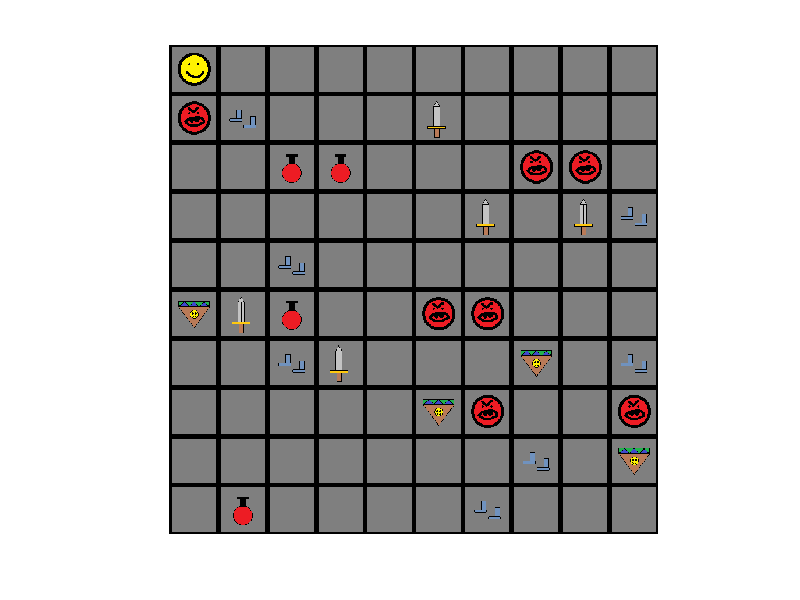

Source code (MATLAB): (Note: this script raises an error after producing the figure.)

close all;
clear all;
load Adventure   % Loads the board (World - 10x10 cell array) along with a number of different image, shown below.
warning('off','all'); % turns off all warning messages
% Definitions

% Type definitions
PLAYERT = 1;
DOORT = 2;
SUPERMONSTERT = 3;
MONSTERT = 4;
HEALTHBOOSTT = 5;
SWORDT = 6;
SHIELDT = 7;
BOOTT = 8;

IMG = {Player, Door, Monster, Monster, Health, Sword, Shield, Boots};

% Column Definitions

TYPE = 1;
X_COL = 2;
Y_COL = 3;
ATTACK_COL = 4;
ATTACK_BOOST_COL = 5;
DEFENSE_COL = 6;
DEFENSE_BOOST_COL = 7;
HEALTH_COL = 8;
SPEED_COL = 9;
SPEED_BOOST_COL = 10;

% Init
EL = zeros(33,10); %Preallocating space for the Entity List
EL(1,:) = [1 1 1 10 0 10 0 10 10 0]; %Begin player spawn (10 attack, health, Speed, Defense is default Placeholder)
rng('shuffle'); %Seeds the random function based on current time
EL(2,:) = [2 randi([7 8]) randi([7 8]) 0 0 0 0 100000 0 0]; %Randomly spawns door location
EL(3,:) = [3 EL(2,2)-1 EL(2,3)-1 EL(1,4) 0 EL(1,6) 0 EL(1,8) EL(1,9) 0]; %Randomly spawns monster location within a 3 coordinate radius of the door. Also indexes into the players health, speed and defense stats to create a metroid-esque evil player (see Ryan for more details) 
for r = 4:1:33
    for c = 1:1:10
        rng('shuffle'); %randomly seeds entity generation based on current time
        if c == 1
            EL(r,c) = randi([4 8]); %Assigns random entity calues
        elseif c == 2
            EL(r,c) = randi([2 10]);
        elseif c==3
            EL(r,c) = randi([1 10]);
        end
        
    end
end

   %The use of shuffled x y coordinates leads to some repitition in entity
%location. This is resolved by the random generation. While an entity will
%oscillate between two x y coordinates in each new instance of a game, it
%has an 80% chance of being a different type of entity (i.e. a health
%potion at coordinate (3,4) may be a monster the next match, or something
%else at coordinate (4,3).
World{EL(1,X_COL),EL(1,Y_COL)} = Player; %indexes into World location for player based on x y coordinates given in the Entity List. Assigns Cell values to the values in the Player image (Test)
for r = 4:1:33
    if EL(r,TYPE) == MONSTERT
        while World{EL(r,X_COL), EL(r,Y_COL)} ~= Blank
            EL(r,X_COL) = randi([2 10]);
            EL(r,Y_COL) = randi([1 10]);
        end
        World{EL(r,X_COL), EL(r,Y_COL)} = Monster; %Checks Entity type for Monster
    elseif EL(r,TYPE) == HEALTHBOOSTT
        while World{EL(r,2), EL(r,3)} ~= Blank
            EL(r,2) = randi([2 10]);
            EL(r,3) = randi([1 10]);
        end
        World{EL(r,2), EL(r,3)} = Health; %Checks Entity type for Health
    elseif EL(r,1) == 6
        while World{EL(r,2), EL(r,3)} ~= Blank
            EL(r,2) = randi([2 10]);
            EL(r,3) = randi([1 10]);
        end
        World{EL(r,2), EL(r,3)} = Sword; %Checks Entity type for Sword
    elseif EL(r,1) == 7
        while World{EL(r,2), EL(r,3)} ~= Blank
            EL(r,2) = randi([2 10]);
            EL(r,3) = randi([1 10]);
        end
        World{EL(r,2), EL(r,3)} = Shield; %Checks Entity type for Shield
    elseif EL(r,1) == 8
        while World{EL(r,2), EL(r,3)} ~= Blank
            EL(r,2) = randi([2 10]);
            EL(r,3) = randi([1 10]);
        end
        World{EL(r,2), EL(r,3)} = Boots; %Checks Entity type for Health
    end
end
World{EL(2,2), EL(2,3)} = Door;
World{EL(3,2), EL(3,3)} = Monster-60;

% Start Play
Game = 1;
while Game == 1
   if EL(1,8) == 0
       Game = 0;
   elseif EL(3,8) == 0
       
   end
   World{EL(1,X_COL),EL(1,Y_COL)} = Player; %indexes into World location for player based on x y coordinates given in the Entity List. Assigns Cell values to the values in the Player image (Test)
for r = 1:10
    for c = 1:10
        World{r,c} = Blank; %Clears all world tiles in order for entity locations to be reset
    end
end
for r = 1:1:size(EL)
    World{EL(r,X_COL), EL(r,Y_COL)} = IMG{EL(r,1)}; %Indexes into the world at the updated location in the entity list, and respawns in the specified entity in its new location
end
imshow([World{1,:};World{2,:};World{3,:};World{4,:};World{5,:};World{6,:};World{7,:};World{8,:};World{9,:};World{10,:}]); %displays updated board with Player entity displayed in assigned location
% Movement
player = EL(find(EL(TYPE)==PLAYERT),:);
MOBVIEWDISTANCE = 4;
for i = 1:length(EL)
    entity = EL(i,:);
   if entity(TYPE) == PLAYERT
       %Player movement
       VALID = 0;
       dx = 0;
       dy = 0;
       while VALID == 0
           h = figure(1);
           waitforbuttonpress;
           k = get(h,'CurrentKey');
           switch (k)
               case 'uparrow'
                   dx = 1;
                   VALID = 1;
               case 'downarrow'
                   dx = -1;
                   VALID = 1;
               case 'leftarrow'
                   dy = -1;
                   VALID = 1;
               case 'rightarrow'
                   dy = 1;
                   VALID = 1;
           end
           if VALID == 1
               px = dx + player(X_COL);
               py = dx + player(Y_COL);
               if px > 10 || px < 1 || py > 10 || py < 1
                   VALID = 0;
               end
           end
       end
       EL(i,X_COL) = EL(i,X_COL) + dx;
       EL(i,Y_COL) = EL(i,Y_COL) + dy;
   elseif entity(TYPE) == MONSTERT
       %Lets see if a player is around
       ex = entity(X_COL);
       ey = entity(Y_COL);
       px = player(X_COL);
       py = player(Y_COL);
       
       availableLocations = [1 0 0; 0 1 0; -1 0 0; 0 -1 0; 0 0 Inf]; % x y weight
       %lower is better
       %we want to avoid going nowhere unless we have nowhere to go or we
       %agro to right ther
       
       if ((ex - px) ^ 2 + (ey - py)^2 < 16)
           % need to use distance to weight
           for i = 1:5
               availableLocations(i,3) = ((ex+availableLocations (i,1))-px) ^ 2 + ((ey + availableLocations(i,2))-px)^2;
           end
       end
       appropriateLocations = [];
       for i = 1:5
           newx = availableLocations(i,1);
           newy = availableLocations(i,2);
           if newx > 10 || newx < 1 || newy > 10 || newy < 1
               continue;
           end
           collisions = sum(EL(X_COL)==newx & EL(Y_COL) == newy & (EL(TYPE) == MONSTERT || EL(TYPE) == DOORT || EL(TYPE) == SUPERMONSTERT));
           if collisions == 0 %no collisions with monsters, doors, or supermosters
               appropriateLocations = [appropriateLocations availableLocations(i)]; %can't prealloc
           end
       end
       if ~isempty(appropriateLocations)

           bestWeight = min(appropriateLocations(:,3));

           bestLocations = appropriateLocations(find(appropriateLocations(3) == bestWeight), :);

           entries = length(bestLocations);
       else
           entries = 0;
       end
       movementChoice = [0 0];
       if entries == 0
           continue;
       elseif entries == 1
           movementChoice = bestLocations(1,[1 2]); %extract xy
       else
           movementChoice = bestLocations(randi(entries),[1 2]); %extract random entry from appropriateLocations xy
       end
       EL(i,X_COL) = ex + movementChoice(1);
       EL(i,Y_COL) = ey + movementChoice(2);
   end
end
end
% Collision

% Combat Start

% Combat End

% End Play
